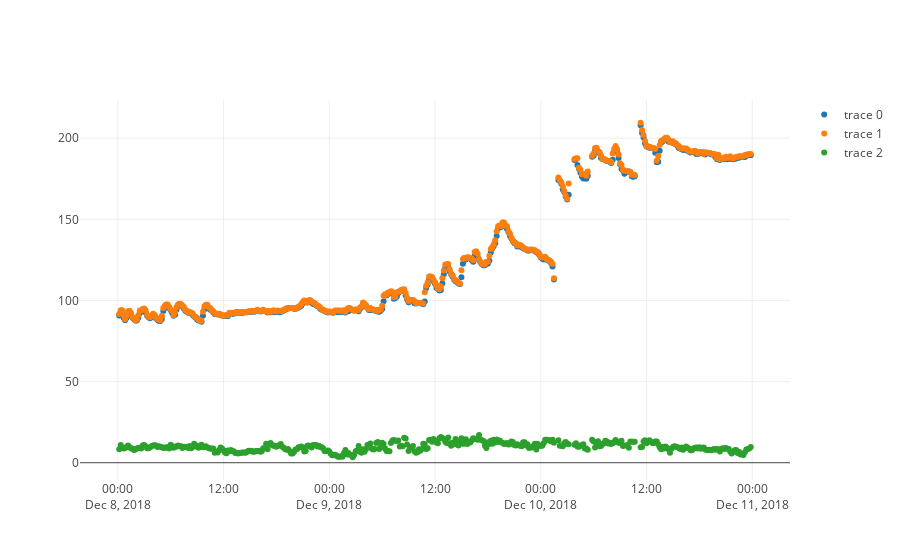

Source (notebook cell):
### Code cell
filter_ = (dflb.htnstd < 4) & (dflb.htnavg > -10)

htnavg = go.Scatter(x=list(dflb.index[filter_]),y=list(dflb.htnavg[filter_]),mode='markers')
htnmax = go.Scatter(x=list(dflb.index[filter_]),y=list(dflb.htnmax[filter_]),mode='markers')
wspeed = go.Scatter(x=list(dflb.index[filter_]),y=list(dflb.windspeed[filter_]),mode='markers')


fig = go.Figure(data=[htnavg,htnmax,wspeed])
plotly.offline.iplot(fig)

### Figure 1 — Plotly figure (JSON) as saved in the notebook; plotly's stock layout.template omitted (floating-point values rounded to 4 significant figures; data arrays with more than 128 entries replaced by an {"elided": "..."} marker saying what was removed)
{"data": [{"mode": "markers", "type": "scatter", "uid": "455843a8-d6d9-4ee7-bee6-a2a3577e5e98", "x": {"elided": "420 str values"}, "y": {"elided": "420 float values"}}, {"mode": "markers", "type": "scatter", "uid": "cff65491-1905-435b-ac07-f3c9d7c2db6c", "x": {"elided": "420 str values"}, "y": {"elided": "420 float values"}}, {"mode": "markers", "type": "scatter", "uid": "a92e3889-845f-4018-b428-cbd0367cb573", "x": {"elided": "420 str values"}, "y": {"elided": "420 float values"}}], "layout": {}}
